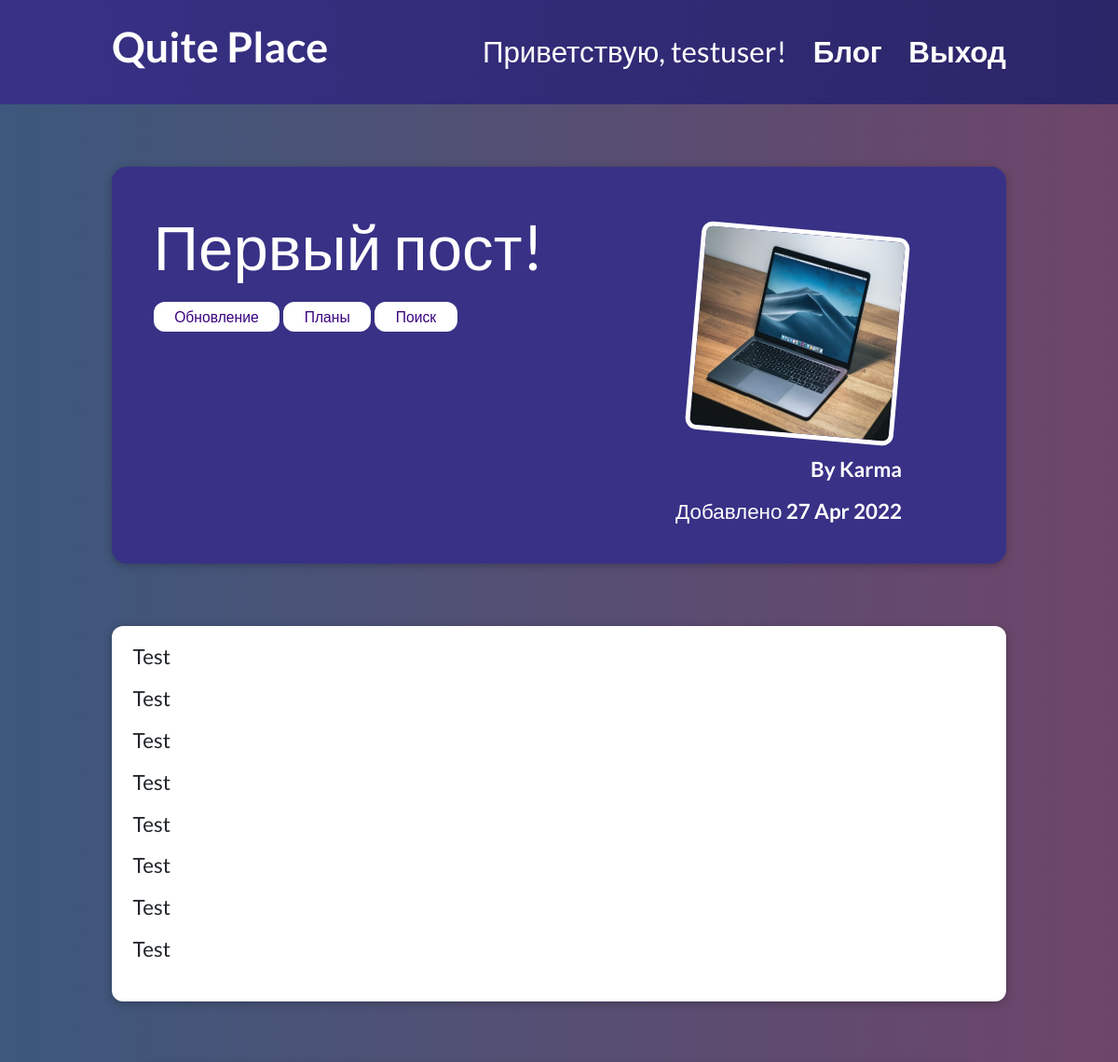
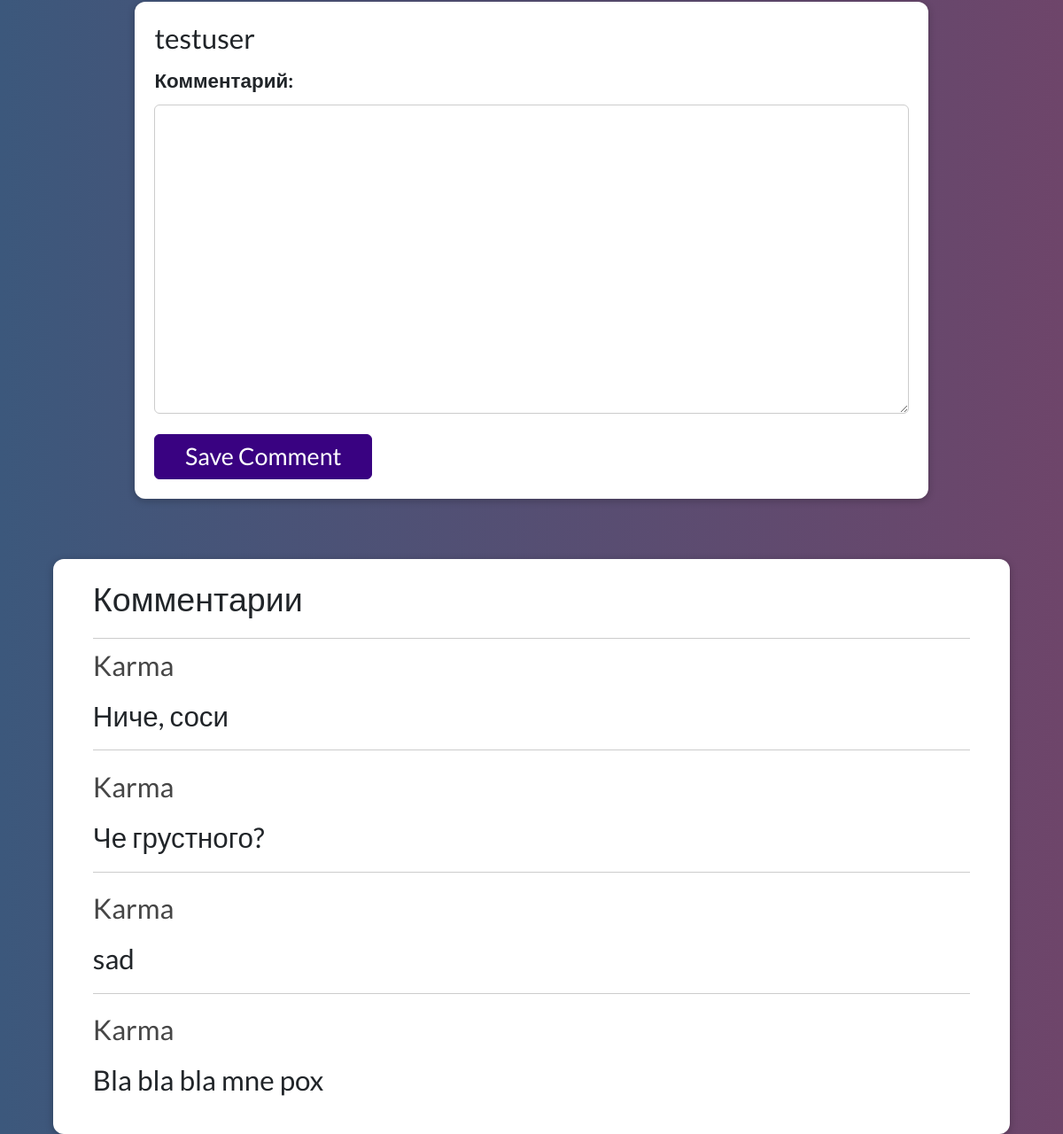
The app's page /blog/first-post (signed in) with its own data (2 pictures, top to bottom).
### blog/models.py (models this page shows, shortened)
class Post(models.Model):
  title = models.CharField(max_length=100)
  excerpt = models.CharField(max_length=150)
  image = models.ImageField(upload_to='posts', null=True)
  date = models.DateTimeField(auto_now_add=True)
  slug = models.SlugField(unique=True, db_index=True)
  content = models.TextField()
  author = models.ForeignKey(
    Author, on_delete=models.SET_NULL, null=True, related_name='posts')
  tags = models.ManyToManyField(Tag)

class Tag(models.Model):
  caption = models.CharField(max_length=20)

class Author(models.Model):
  username = models.CharField(max_length=100)
  def __str__(self):
    return self.username

class Comment(models.Model):
  user = models.ForeignKey(
    User, on_delete=models.CASCADE, null=True, related_name="comments")
  text = models.TextField(max_length=400)
  post = models.ForeignKey(
    Post, on_delete=models.CASCADE, related_name='comments')

### blog/views.py (the view, shortened to what this page needs)
# urls.py: path('<slug:slug>', views.DetailBlogPage.as_view(), name='detail-blog-page'),
class DetailBlogPage(View):
  def get(self, request, slug):
    post = Post.objects.get(slug=slug)
    return render(request, 'blog/detail_post.html', {
      'post': post,
      'post_tags': post.tags.all(),
      'comment_form': CommentForm(),
      'comments': Comment.objects.all().order_by('-id')
    })

### blog/forms.py
class CommentForm(forms.ModelForm):
  class Meta:
    model = Comment
    exclude = ['user', 'post']
    labels = {
      'text': 'Комментарий'
    }

### blog/templates/blog/detail_post.html (shortened to what this page needs)
{% extends 'base.html' %}
{% load static %}
{% block css_style %}
  <link rel="stylesheet" href="{% static 'blog/detail_post.css' %}">
{% endblock  %}
{% block content %}
  <section id="summary">
    <h2>{{ post.title }}</h2>
    <div>
      {% for tag in post_tags %}
        <span class="tag">{{ tag.caption }}</span>
      {% endfor %}
    </div>
    <article>
      <img src="{{ post.image.url }}" alt="{{ post.title }}">
      <address>By {{ post.author }}</address>
      <div>
        Добавлено <time>{{ post.date|date:'d M Y' }}</time>
      </div>
    </article>
  </section>
  <main>
    {{ post.content|linebreaks }}
  </main>
  {% if user.is_authenticated %}
    <section id="comment-form">
      <h1>{{ user }}</h1>
      <form action="{% url 'detail-blog-page' post.slug %}" method="POST">
        {% for form_field in comment_form %}
          <div class="form-control {% if form_field.errors %}invalid{% endif %}">
            {{ form_field.label_tag }}
            {{ form_field }}
          </div>
        {% endfor %}
        <button>Save Comment</button>
      </form>
    </section>
  {% else %}
    {% comment %} TODO Some form that tells you need to auth in order to post comments  {% endcomment %}
  {% endif %}
  <section id="comments">
    <h1>Комментарии</h1>
    <ul>
      {% for comment in comments %}
        <li>
          <h2>{{ comment.user }}</h2>
          <p>{{ comment.text|linebreaks }}</p>
        </li>
      {% endfor %}
    </ul>
  </section>
{% endblock %}

### templates/base.html (shortened to what this page needs)
{% load static %}
<!DOCTYPE html>
<html lang="ru">
<head>
  <link href="https://cdn.jsdelivr.net/npm/bootstrap@5.1.3/dist/css/bootstrap.min.css" rel="stylesheet">
  <link rel="stylesheet" href="{% static 'app.css' %}">
  {% block css_style %}{% endblock  %}
</head>
<body>
  <header id="main-navigation">
    <h1><a href="{% url 'main-page' %}">Quite Place</a></h1>
    <nav>
      {% if user.is_authenticated %}
        <span class='welcome-user'>Приветствую, {{ user.username }}!</span>
        <a href="{% url 'blog-page' %}">Блог</a>
        <a href="{% url 'logout-page' %}">Выход</a>
      {% else %}
        <a href="{% url 'blog-page' %}">Блог</a>
        <a href="{% url 'login-page' %}">Логин</a>
        <a href="{% url 'registration-page' %}">Регистрация</a>
      {% endif %}
    </nav>
  </header>
  {% block content %}
  {% endblock  %}
</body>
</html>

### static/app.css (style rules this page uses)
* { padding: 0; margin: 0; border: 0; }
*, *:before, *:after { -moz-box-sizing: border-box; -webkit-box-sizing: border-box; box-sizing: border-box; }
nav, footer, header, aside { display: block; }
html, body { height: 100%; width: 100%; font-size: 100%; line-height: 1; font-size: 1.4rem; -ms-text-size-adjust: 100%; -moz-text-size-adjust: 100%; -webkit-text-size-adjust: 100%; }
input, button, textarea { font-family: inherit; }
button { cursor: pointer; }
a, a:visited { text-decoration: none; }
ul li { list-style: none; }
img { vertical-align: top; }
h1, h2, h3, h4, h5, h6 { font-size: inherit; font-weight: 400; }
body { background: linear-gradient( 90deg, #3c587c 0%, #6e456a 100% ); font-family: 'Lato', sans-serif; }
#main-navigation { background: linear-gradient( 90deg, #383186 0%, #2b2668 100% ); width: 100%; height: 5rem; display: flex; justify-content: space-between; align-items: center; padding: 0 10%; position: absolute; top: 0; left: 0; }
#main-navigation h1 { font-size: 2rem; }
#main-navigation a { text-decoration: none; color: white; font-weight: bold; }
#main-navigation nav a { margin-left: 1rem; }
#main-navigation .welcome-user { color: white; }

### blog/static/blog/detail_post.css (style rules this page uses)
#summary { margin: 8rem auto 3rem auto; padding: 2rem; width: 80%; max-width: 90rem; border-radius: 16px; background-color: #383186; position: relative; box-shadow: 0 2px 8px rgba(0, 0, 0, 0.25); height: 19rem; }
#summary h2 { color: white; font-size: 3rem; margin-bottom: 1rem; }
#summary article { position: absolute; top: 2rem; right: 3rem; padding: 1rem 2rem; border-radius: 12px; text-align: right; color: white; }
#summary article img { width: 10rem; height: 10rem; border-radius: 12px; transform: rotateZ(5deg); border: 5px solid white; margin-bottom: 1rem; }
#summary address { font-weight: bold; font-size: 1rem; }
#summary div { font-size: 1rem; }
#summary time { font-weight: bold; font-size: 1rem; }
main { width: 80%; max-width: 90rem; margin: 3rem auto; background-color: white; padding: 1rem; border-radius: 12px; box-shadow: 0 2px 8px rgba(0, 0, 0, 0.25); font-size: 1rem; }
.tag { background-color: white; color: #390281; padding: 0.3rem 1rem; border-radius: 12px; font-size: 0.7rem; }
#comment-form { margin: 3rem auto; width: 90%; max-width: 40rem; border-radius: 12px; background-color: white; box-shadow: 0 2px 8px rgba(0, 0, 0, 0.25); padding: 1rem; }
#comment-form button { font: inherit; background-color: #390281; color: white; border: 1px solid #390281; padding: 0.5rem 1.5rem; border-radius: 6px; cursor: pointer; font-size: 1.2rem; }
.form-control { margin-bottom: 1rem; border: none; padding: 0; }
.form-control label { font-weight: bold; margin-bottom: 0.5rem; display: block; }
.form-control textarea { display: block; width: 100%; font: inherit; padding: 0.25rem; border-radius: 6px; border: 1px solid #ccc; font-size: 1rem; }
#comments { margin: 3rem auto; width: 90%; max-width: 60rem; border-radius: 12px; background-color: white; box-shadow: 0 2px 8px rgba(0, 0, 0, 0.25); padding: 1rem 2rem; }
#comments ul { list-style: none; margin: 0; padding: 0; }
#comments li { margin-bottom: 1rem; border-bottom: 1px solid #ccc; }
#comments li:last-of-type { border-bottom: none; }
#comments h1 { padding-bottom: 1rem; font-size: larger; border-bottom: 1px solid #ccc; }
#comments h2 { color: #464646; }
#comments p { margin-top: 1rem; }

### records on screen
Post: title "Первый пост!", image (picture), author "Karma", date "27 Apr 2022", content "Test Test Test Test Test Test Test Test"
Tag: caption "Обновление"
Tag: caption "Планы"
Tag: caption "Поиск"
Comment: user "Karma", text "Ниче, соси"
Comment: user "Karma", text "Че грустного?"
Comment: user "Karma", text "sad"
Comment: user "Karma", text "Bla bla bla mne pox"

### other values on screen
{{ user.username }} "testuser"
{{ user }} "testuser"
